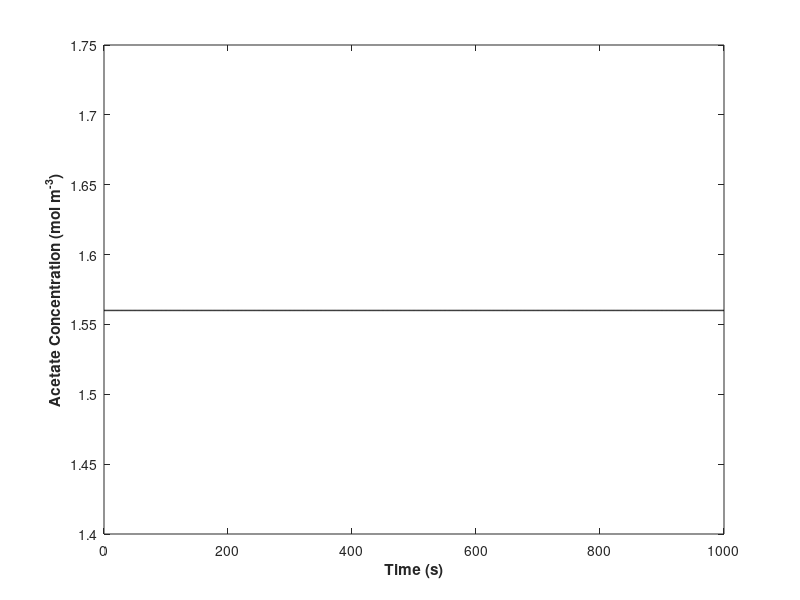
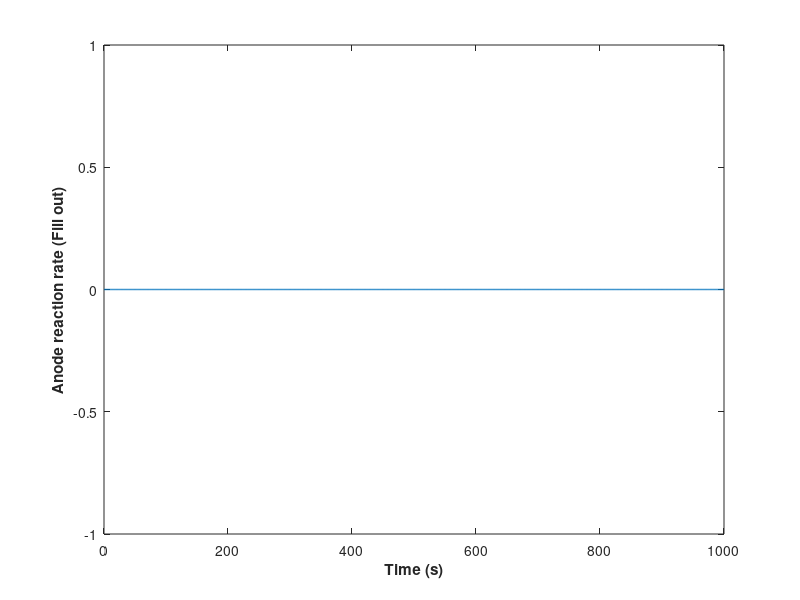

Recreate these plots in MATLAB, in order.
%% Microbial Fuel Cell Model

clc
clear  
close all 

%% Assumptions/Key Details
% Model based on acetate 
% Anode reaction: (CH2O)2 + 2H20 > 2CO2 + 8H+ + 8e-
% Cathode reaction: O2 + 4e- + 2H20 > 4OH-


%% Timestep definition
tmax = 1000;
d_t=1;
t = 0:d_t:tmax;
%% Parameter definition

% Constants

F = 96485.4; % Faraday's constant (Coulombs mol-1))
R = 8.3144; % Gas Constant (J mol-1 K-1))
P = 1; % Pressure (atm)
TREF = 303; % Reference temperature (K)
            % From "A 1D mathematical model..."
Co2REF = (0.21*P)/(R*TREF); % Reference concentration of oxygen
avo =  6.022E23; % Avogadro's constant

% Operational Parameters

T = 303; % Operational temperature (K)
           % Will be varying this later

Va = 5.5E-5; % Volume of anodic compartment (m3)
Qa = 2.25E-5; % Volumetric flowrate into the anode (m3 s-1)
Am = 5E-4; % Membrane cross section (m^2)
Vc = 5.5E-5; % Volume of cathodic compartment (m3)
Qc = 1.11E-3; % Volumetric flowrate into the cathode (m3 s-1)
CacIN = 1.56; % Initial concentration of acetate (mol m-3)
Cco2IN = 0; % Initial concentration of dissolved CO2 (mol m-3)
ChIN = 0; % Initial concentration of H+ (mol m-3)
CxIN = 0; % Initial concentration of bacteria (mol m-3)
fx = 10; % Reciprical of washout fraction, Yac (bacterial yield) and Kdec (decay constant) (dimensionless)
Yac = 0.05; % Bacterial yield
Kdec = 8.33E-4; % decay constant (h-1)
Co2IN = 0.3125; % Initial concentration of O2 (mol m-3)
CohIN = 0; % Initial concentration of OH- (mol m-3)
CmIN = 0; % Initial concentration of M+ cations (mol m-3)


% Reaction rate
k01 = 0.207; % Rate constant of anode reaction at standard conditions (mol m-2 h-1)
k02 = 3.288E-5; % Rate constant of cathode reaction at standard conditions

alpha = 0.051; % Charge transfer coefficient in the anode
beta = 0.663; % Charge transfer coefficient in the cathode
Kac = 0.592; % Half velocity rate constant for acetate (mol m-3)
Ko2 = 0.004; % Half velocity rate constant for dissolved oxygen (mol m-3)


% Current density
CapA = 4E2; % Capacitance of anode (F m-2)
CapC = 5E2; % Capacitance of cathode (F m-2)

%alphaC = 0.44; % cathodic transfer coefficient from "A 1D mathematical model" (dimensionless)
%etaC = ; % cathode overpotential from "A 1D mathematical model" (V)
%io2REF = 4.222E-2*exp((73200/R)*(1/353 - 1/T)) ; % Exchange current density of oxygen from "A 1D mathematical model" (A m-2)

%% Matrix creation
% Uses static allocation to reduce compute time

% Anode mass balance values
Cac=zeros(1,length(t)); % concentration of acetate (mol m-3)
Cco2 = zeros(1,length(t)); % concentration of dissolved CO2 (mol m-3)
Ch = zeros(1,length(t)); % concentration of H+ (mol m-3)
Cx = zeros(1,length(t)); % concentration of bacteria (mol m-3)


% Cathode mass balance values 
Co2 = zeros(1,length(t));
Coh = zeros(1,length(t));
Cm = zeros(1,length(t));

% Current density
Nm = zeros(1,length(t)); % Superficial flux of cations
icell = zeros(1,length(t)); % cell current density


% Reaction rates
% Anode reaction rate
r1 =zeros(1,length(t));

% Cathode reaction rate
r2 = zeros(1,length(t));

% Overpotentials 
etaA = zeros(1,length(t)); % Anode overpotential 
etaC = zeros(1,length(t)); % Cathode overpotential


%% Initial Value Assignment

% Mass balance concentration values
Cac(1) = CacIN;
Cco2(1) = Cco2IN;
Ch(1) = ChIN;
Cx(1) = CxIN;
Co2(1) = Co2IN;
Coh(1) = CohIN;
Cm(1) = CmIN;

% Overpotentials - Need to find paper values for these 

% etaA(1) = 0.5; % Need actual!
etaA(1) = R*T/(alpha*F)*log((Qa+Va*Kdec*fx)/(k01*Yac*Am*fx)*((Kac)/(CacIN) +1)); % r1 is initially 0
                % Taken from page 7 of Zheng and gives -0.251395962275225
etaC(1) = 0.1; % Need actual!

% Current density 
%icell(1) = io2REF*Co2(1)/Co2REF*exp((alphaC*etaC*F)/(R*T));

% Reaction rates
% Anode reaction rate
r1(1) = k01*exp((alpha*F)/(R*T)*etaA(1))*(Cac(1)/(Kac+Cac(1)))*Cx(1);

% Cathode reaction rate
r2(1) = -k02*Co2(1)/(Ko2+Co2(1))*exp((beta-1)*F/(R*T)*etaC(1));

%% Equations

for i=1:(length(t)-1)

% Cell density and cation flux    

% Current density
Nm(i) = Vc*Cm(i);
icell(i) = Nm(i)*F/3600;

% Anode overpotential
etaA(i+1) = etaA(i) + d_t*(3600*icell(i)-8*F*r1(i)*1/CapA);

% Reaction Rate in anode
r1(i+1) = k01*exp((alpha*F)/(R*T)*etaA(i))*(Cac(i)/(Kac+Cac(i)))*Cx(i);

% Mass balances in anode

Cac(i+1) = Cac(i) + d_t*(Qa*(CacIN - Cac(i)) - Am*r1(i))/Va; % Acetate mass balance

Cco2(i+1) = Cco2(i) + d_t*(Qa*(Cco2IN - Cco2(i)) + 2*Am*r1(i))/Va; % Dissolved CO2 mass balance

Ch(i+1) = Ch(i) + d_t*(Qa*(ChIN - Ch(i)) + 8*Am*r1(i))/Va; % H+ ions mass balance

Cx(i+1) = Cx(i) + d_t*(Qa*(CxIN-Cx(i))/fx + Am*Yac*r1(i) - Va*Kdec*Cx(i))/Va; % Bacteria mass balance


% Cathode overpotential

etaC(i+1) = etaC(i) + d_t*(-3600*icell(i)-4*F*r2(i)*1/CapC); 

% Reaction Rate in cathode
r2(i+1) = -k02*Co2(i)/(Ko2+Co2(i))*exp((beta-1)*F/(R*T)*etaC(i));




% Mass balance in cathode

Co2(i+1) = Co2(i) + d_t*(Qc*(Co2IN - Co2(i)) + Am*r2(i))/Vc;

Coh(i+1) = Coh(i) + d_t*(Qc*(CohIN - Coh(i)) - 4*Am*r2(i))/Vc;

Cm(i+1) = Cm(i) + d_t*(Qc*(CmIN - Cm(i)) + Am*Nm(i))/Vc;

end

%% Plotting

figure (1)
plot(t,Cac,'k','LineWidth',1)
xlabel('Time (s)','FontWeight','bold')
ylabel('Acetate Concentration (mol m^{-3})','FontWeight','bold')

figure (2)
plot(t,r1,'LineWidth',1)
xlabel('Time (s)','FontWeight','bold')
ylabel('Anode reaction rate (Fill out)','FontWeight','bold')
